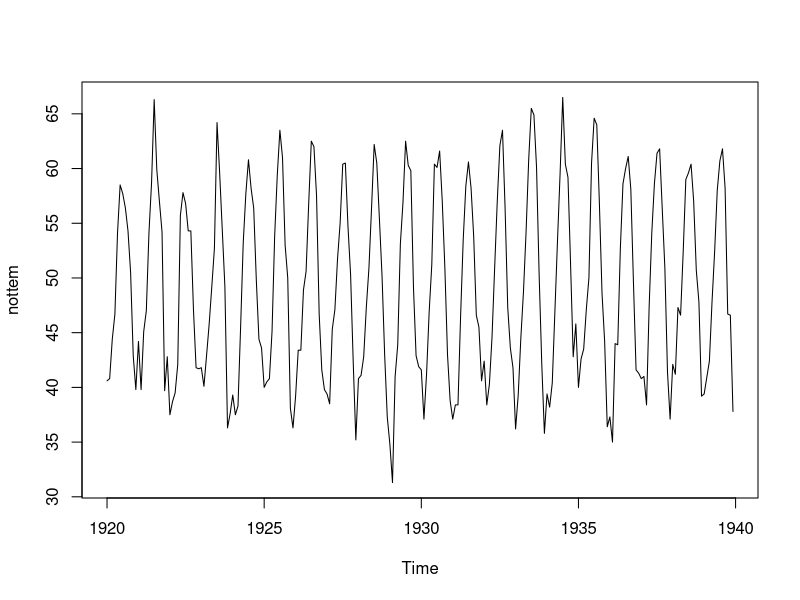
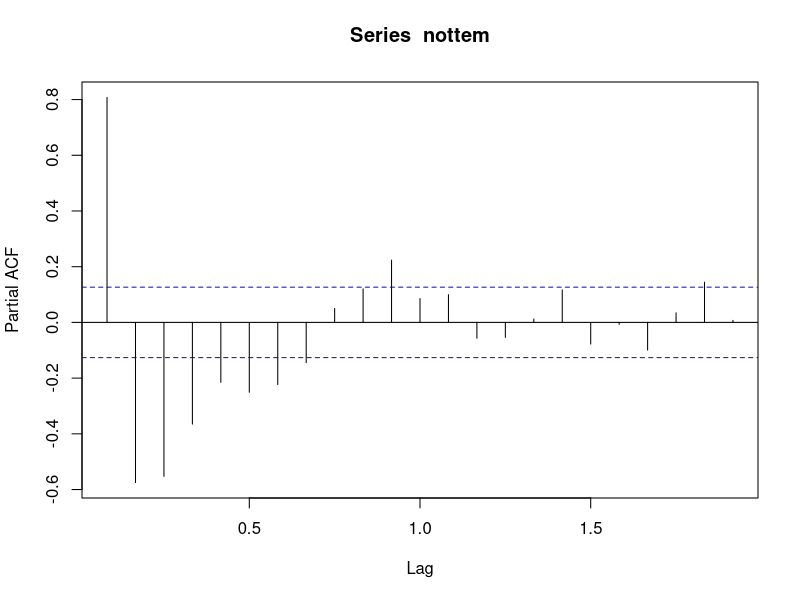
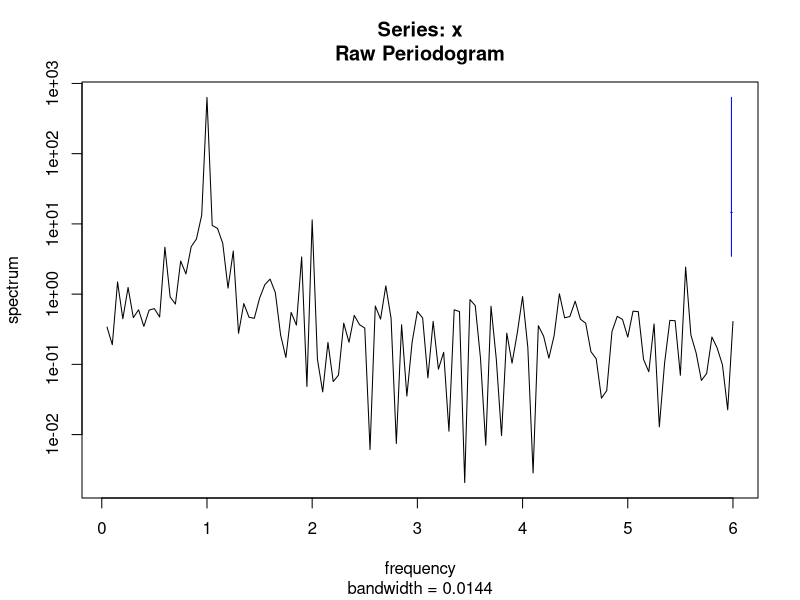
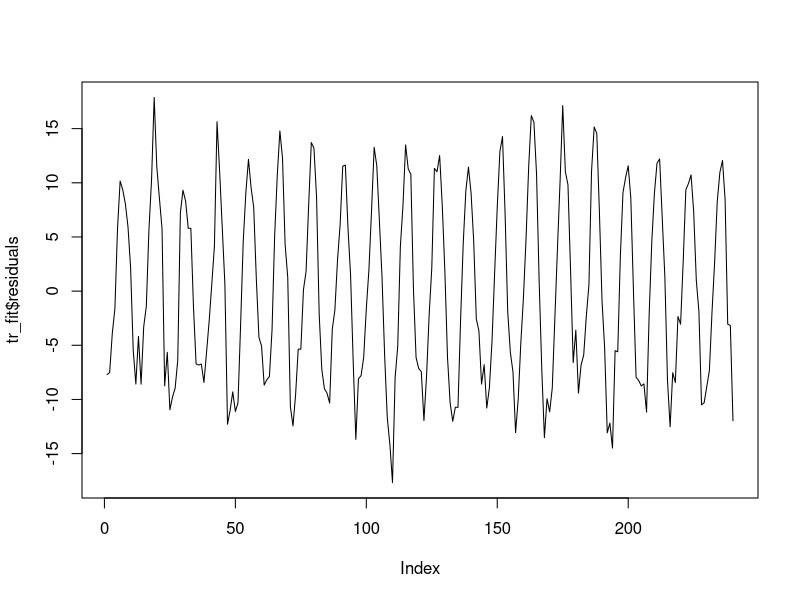
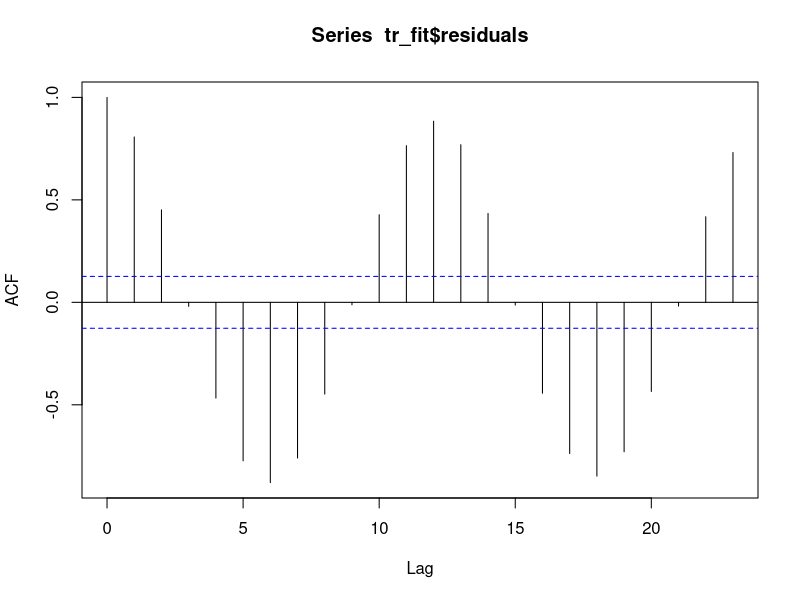
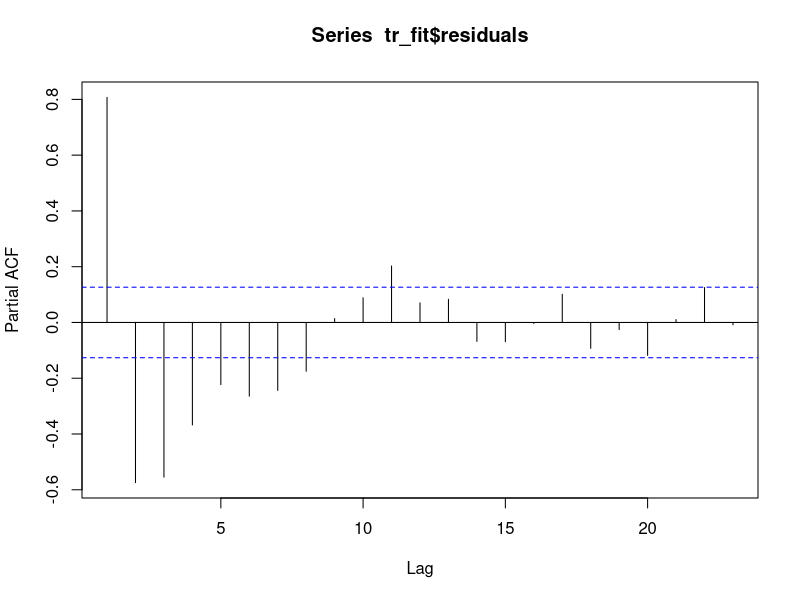
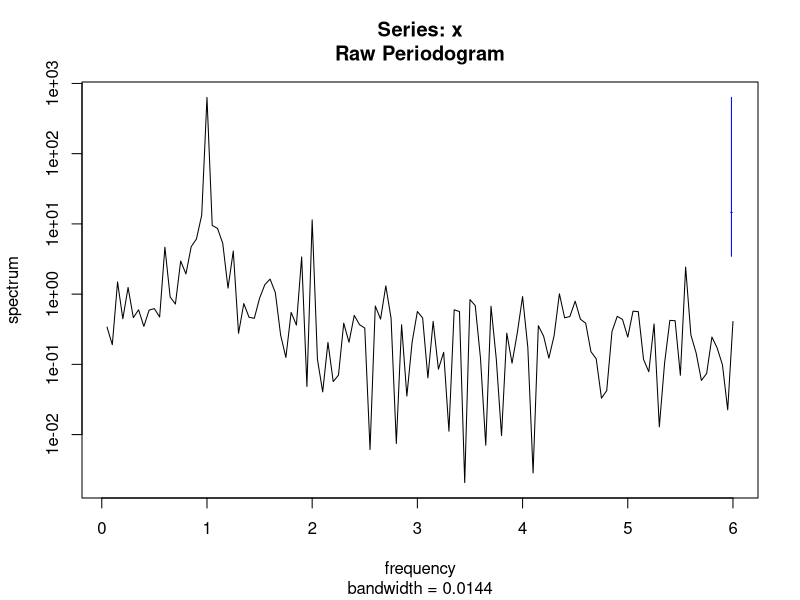

Write R code to recreate these figures, in order. (Note: this script raises an error after producing the figures.)
nottem=nottem

plot(nottem)
pacf(nottem)# every lag it repeats
psd=spectrum(nottem)
t=1:240
tr_fit<-lm(nottem~t)
plot(tr_fit$residuals,type='l')
acf(tr_fit$residuals)
pacf(tr_fit$residuals)
plot(psd)
arma_a<-arma(tr_fit$residuals,order=(c(5,1)))
plot(arma_a)
#auto.arima(tr_fit$residuals)